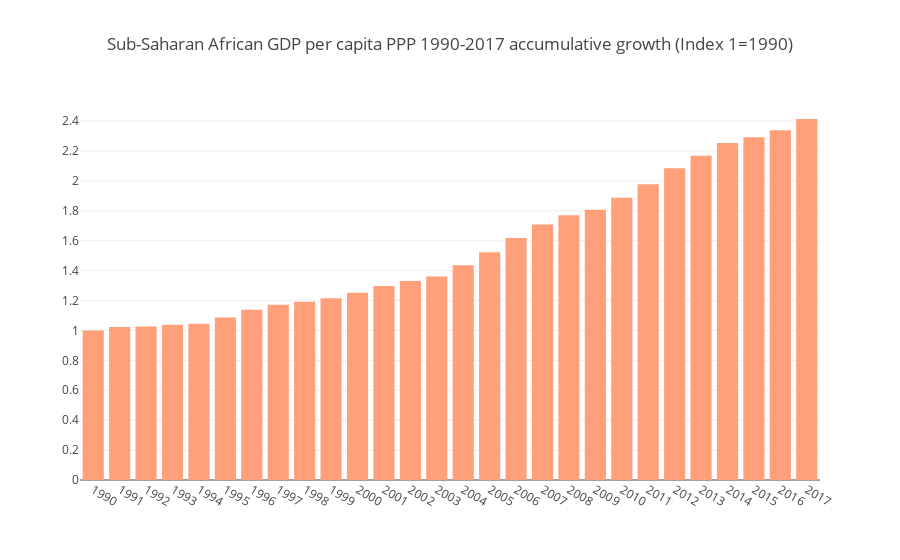

Notebook code for this chart:
### Markdown cell above
Analyzing the growth dynamic of the time series; We can identify some cyclic patterns. Thus, from 1990 to 1994 the growth is the lowest of the series. From 1994 to 1996 we see growth accelearating, with a slowdown in 1998. From 1998 to 2007, growth reaccelerates progressively (expect for the period 2001-2003); reaching a peak in 2006  (6.16%) (pre-depression period). The post-depression dynamics are marked by a recovery of the growth rates (rates higher than series 3% average) with a sharp drop in 2015 (growth of 1.5%). As of this year, the recent period initiates a bullish tends towards the 3% average of the series.

### Code cell
returns1 = ts['GDP per capita'].pct_change().fillna(0)
ret_index_1 = (1+returns1).cumprod()
X_1=ret_index_1.index
y_1=ret_index_1.values
layout = go.Layout(title= 'Sub-Saharan African GDP per capita PPP 1990-2017 accumulative growth (Index 1=1990)',
    xaxis = dict(ticks='', nticks=43),
    yaxis = dict(nticks=20))
data = [go.Bar(x=X_1,y=y_1,marker =dict(color='lightsalmon'))]
fig =go.Figure(data=data, layout=layout)
iplot(fig, filename='heatmap',show_link=False)

### Figure 1 — Plotly figure (JSON) as saved in the notebook; plotly's stock layout.template omitted (floating-point values rounded to 4 significant figures)
{"data": [{"marker": {"color": "lightsalmon"}, "type": "bar", "uid": "dd9f70bf-fabe-4dd1-84cc-ff63f4940c0e", "x": ["1990", "1991", "1992", "1993", "1994", "1995", "1996", "1997", "1998", "1999", "2000", "2001", "2002", "2003", "2004", "2005", "2006", "2007", "2008", "2009", "2010", "2011", "2012", "2013", "2014", "2015", "2016", "2017"], "y": [1.0, 1.023, 1.026, 1.038, 1.045, 1.087, 1.138, 1.173, 1.191, 1.215, 1.251, 1.297, 1.33, 1.361, 1.436, 1.523, 1.618, 1.708, 1.771, 1.807, 1.888, 1.978, 2.084, 2.169, 2.253, 2.292, 2.339, 2.414]}], "layout": {"title": {"text": "Sub-Saharan African GDP per capita PPP 1990-2017 accumulative growth (Index 1=1990)"}, "xaxis": {"nticks": 43, "ticks": ""}, "yaxis": {"nticks": 20}}}
